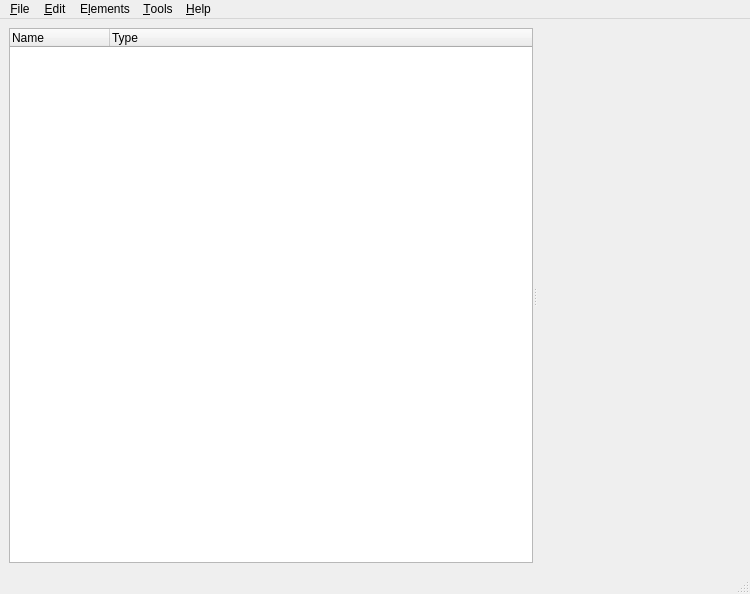
<?xml version="1.0" encoding="UTF-8"?>
<ui version="4.0">
 <class>ZEMLEditorWindow</class>
 <widget class="QMainWindow" name="ZEMLEditorWindow">
  <property name="geometry">
   <rect>
    <x>0</x>
    <y>0</y>
    <width>750</width>
    <height>594</height>
   </rect>
  </property>
  <property name="windowTitle">
   <string>ZEML Editor</string>
  </property>
  <widget class="QWidget" name="centralwidget">
   <layout class="QVBoxLayout" name="verticalLayout">
    <item>
     <widget class="QSplitter" name="splitter_2">
      <property name="orientation">
       <enum>Qt::Horizontal</enum>
      </property>
      <widget class="QSplitter" name="splitter">
       <property name="orientation">
        <enum>Qt::Horizontal</enum>
       </property>
       <widget class="QTreeWidget" name="trwElementTree">
        <property name="sizePolicy">
         <sizepolicy hsizetype="Expanding" vsizetype="Expanding">
          <horstretch>1</horstretch>
          <verstretch>0</verstretch>
         </sizepolicy>
        </property>
        <property name="selectionMode">
         <enum>QAbstractItemView::ExtendedSelection</enum>
        </property>
        <column>
         <property name="text">
          <string>Name</string>
         </property>
        </column>
        <column>
         <property name="text">
          <string>Type</string>
         </property>
        </column>
       </widget>
      </widget>
      <widget class="ZEMLEditorElementWidget" name="wgtElementEditor" native="true"/>
     </widget>
    </item>
   </layout>
  </widget>
  <widget class="QMenuBar" name="menubar">
   <property name="geometry">
    <rect>
     <x>0</x>
     <y>0</y>
     <width>750</width>
     <height>21</height>
    </rect>
   </property>
   <widget class="QMenu" name="menuFile">
    <property name="title">
     <string>&amp;File</string>
    </property>
    <widget class="QMenu" name="mnuRecentFiles">
     <property name="title">
      <string>Recent Files</string>
     </property>
    </widget>
    <addaction name="actNew"/>
    <addaction name="separator"/>
    <addaction name="actOpen"/>
    <addaction name="separator"/>
    <addaction name="actSave"/>
    <addaction name="actSaveAs"/>
    <addaction name="separator"/>
    <addaction name="actClose"/>
    <addaction name="separator"/>
    <addaction name="actQuit"/>
    <addaction name="mnuRecentFiles"/>
   </widget>
   <widget class="QMenu" name="menuElements">
    <property name="title">
     <string>E&amp;lements</string>
    </property>
    <addaction name="actAddNode"/>
    <addaction name="actAddProperty"/>
    <addaction name="actAddData"/>
    <addaction name="separator"/>
    <addaction name="actDelete"/>
   </widget>
   <widget class="QMenu" name="menuEdit">
    <property name="title">
     <string>&amp;Edit</string>
    </property>
    <addaction name="actUndo"/>
    <addaction name="actRedo"/>
    <addaction name="separator"/>
    <addaction name="actCut"/>
    <addaction name="actCopy"/>
    <addaction name="actPaste"/>
    <addaction name="actDeselect"/>
   </widget>
   <widget class="QMenu" name="menuHelp">
    <property name="title">
     <string>&amp;Help</string>
    </property>
    <addaction name="actUserGuide"/>
    <addaction name="separator"/>
    <addaction name="actWebsite"/>
    <addaction name="actBugReport"/>
    <addaction name="separator"/>
    <addaction name="actAbout"/>
   </widget>
   <widget class="QMenu" name="menuTools">
    <property name="title">
     <string>&amp;Tools</string>
    </property>
    <addaction name="separator"/>
    <addaction name="actSettings"/>
   </widget>
   <addaction name="menuFile"/>
   <addaction name="menuEdit"/>
   <addaction name="menuElements"/>
   <addaction name="menuTools"/>
   <addaction name="menuHelp"/>
  </widget>
  <widget class="QStatusBar" name="statusbar"/>
  <action name="actNew">
   <property name="text">
    <string>&amp;New</string>
   </property>
   <property name="shortcut">
    <string>Ctrl+N</string>
   </property>
  </action>
  <action name="actOpen">
   <property name="text">
    <string>&amp;Open</string>
   </property>
   <property name="shortcut">
    <string>Ctrl+O</string>
   </property>
  </action>
  <action name="actSave">
   <property name="text">
    <string>&amp;Save</string>
   </property>
   <property name="shortcut">
    <string>Ctrl+S</string>
   </property>
  </action>
  <action name="actSaveAs">
   <property name="text">
    <string>Save &amp;As</string>
   </property>
  </action>
  <action name="actClose">
   <property name="text">
    <string>&amp;Close</string>
   </property>
   <property name="shortcut">
    <string>Ctrl+F4</string>
   </property>
  </action>
  <action name="actQuit">
   <property name="text">
    <string>&amp;Quit</string>
   </property>
  </action>
  <action name="actAddNode">
   <property name="text">
    <string>Add Node</string>
   </property>
   <property name="shortcut">
    <string>Ctrl+1</string>
   </property>
  </action>
  <action name="actAddProperty">
   <property name="text">
    <string>Add Property</string>
   </property>
   <property name="shortcut">
    <string>Ctrl+2</string>
   </property>
  </action>
  <action name="actAddData">
   <property name="text">
    <string>Add Data</string>
   </property>
   <property name="shortcut">
    <string>Ctrl+^</string>
   </property>
  </action>
  <action name="actDelete">
   <property name="text">
    <string>&amp;Delete</string>
   </property>
   <property name="shortcut">
    <string>Del</string>
   </property>
  </action>
  <action name="actUndo">
   <property name="text">
    <string>&amp;Undo</string>
   </property>
   <property name="shortcut">
    <string>Ctrl+Z</string>
   </property>
  </action>
  <action name="actRedo">
   <property name="text">
    <string>&amp;Redo</string>
   </property>
   <property name="shortcut">
    <string>Ctrl+Y</string>
   </property>
  </action>
  <action name="actCut">
   <property name="text">
    <string>&amp;Cut</string>
   </property>
   <property name="shortcut">
    <string>Ctrl+X</string>
   </property>
  </action>
  <action name="actCopy">
   <property name="text">
    <string>C&amp;opy</string>
   </property>
   <property name="shortcut">
    <string>Ctrl+C</string>
   </property>
  </action>
  <action name="actPaste">
   <property name="text">
    <string>&amp;Paste</string>
   </property>
   <property name="shortcut">
    <string>Ctrl+V</string>
   </property>
  </action>
  <action name="actUserGuide">
   <property name="text">
    <string>&amp;User Guide</string>
   </property>
   <property name="shortcut">
    <string>F1</string>
   </property>
  </action>
  <action name="actAbout">
   <property name="text">
    <string>&amp;About</string>
   </property>
  </action>
  <action name="actBugReport">
   <property name="text">
    <string>&amp;Bug Report</string>
   </property>
  </action>
  <action name="actWebsite">
   <property name="text">
    <string>&amp;Website</string>
   </property>
  </action>
  <action name="actSettings">
   <property name="text">
    <string>&amp;Settings</string>
   </property>
  </action>
  <action name="actDeselect">
   <property name="text">
    <string>Delect</string>
   </property>
   <property name="shortcut">
    <string>Ctrl+D</string>
   </property>
  </action>
 </widget>
 <customwidgets>
  <customwidget>
   <class>ZEMLEditorElementWidget</class>
   <extends>QWidget</extends>
   <header>ZEMLEditorElementWidget.h</header>
   <container>1</container>
  </customwidget>
 </customwidgets>
 <resources/>
 <connections/>
</ui>
